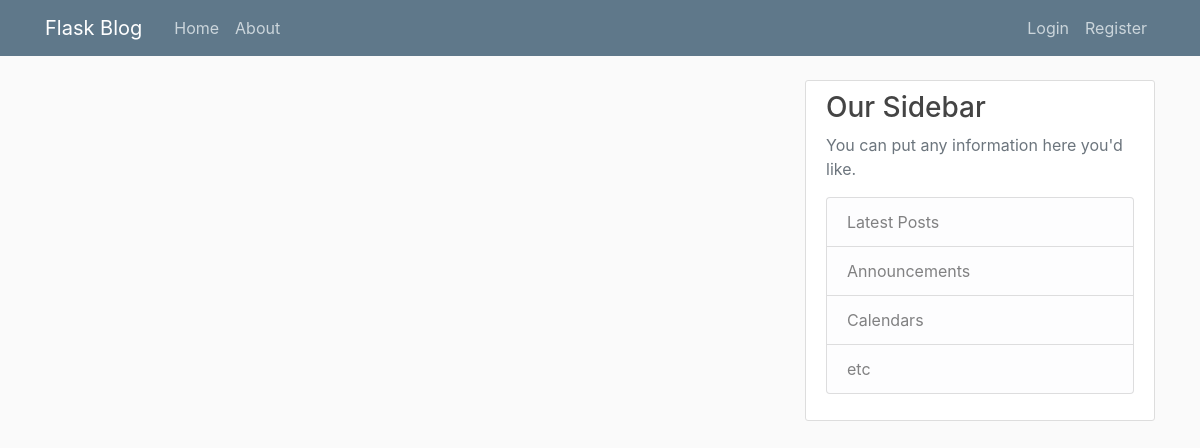
Page /home on the earlier database version.
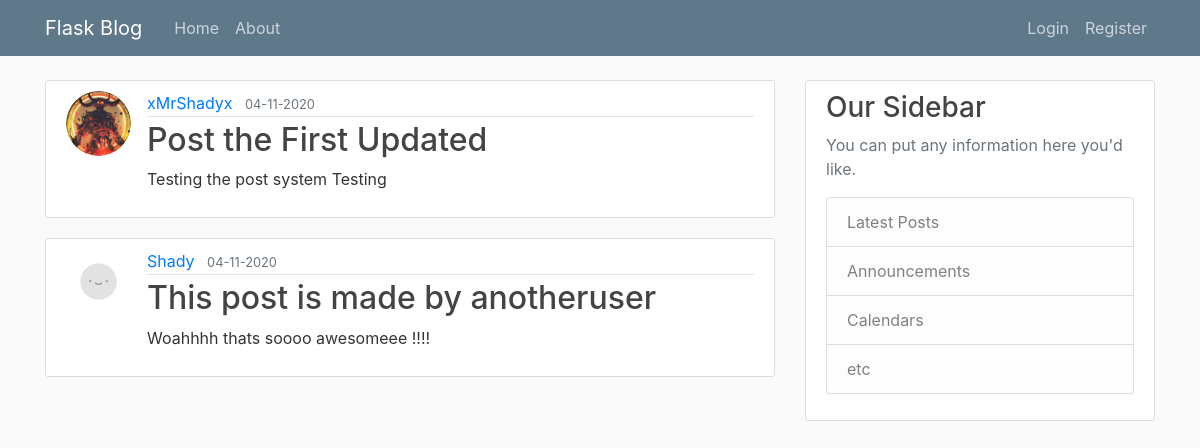
Same page on the later database version.
### flaskblog/models.py (models this page shows, shortened)
class Post(db.Model):
    id = db.Column(db.Integer, primary_key=True)
    title = db.Column(db.String(120), nullable=False, default="What about your title?")
    date_posted = db.Column(db.DateTime, nullable=False, default=datetime.utcnow)
    content = db.Column(db.Text, nullable=False)
    user_id = db.Column(db.Integer, db.ForeignKey('user.id'), nullable=False)

class User(db.Model, UserMixin):
    id = db.Column(db.Integer, primary_key=True)
    username = db.Column(db.String(20), unique=True, nullable=False)
    email = db.Column(db.String(120), unique=True, nullable=False)
    image_file = db.Column(db.String(20), nullable=False, default='default.jpg')
    password = db.Column(db.String(60), nullable=False)
    rank = db.Column(db.String(10), nullable=False, default='user')
    posts = db.relationship('Post', backref='author', lazy=True)

### flaskblog/routes.py (the view)
@app.route("/")
@app.route("/home")
def home():
    posts = Post.query.all()
    return render_template('home.html', posts=posts)

### flaskblog/templates/home.html (shortened to what this page needs)
{% extends 'layout.html' %}
{% block content %}
    {% for post in posts %}
        <article class="media content-section">
          <img class='rounded-circle article-img' src="{{ url_for('static', filename='profile_pics/' + post.author.image_file) }}">
          <div class="media-body">
            <div class="article-metadata">
              <a class="mr-2" href="#">{{ post.author.username }}</a>
              <small class="text-muted">{{ post.date_posted.strftime('%d-%m-%Y') }}</small>
            </div>
            <h2><a class="article-title" href="{{ url_for('post', post_id=post.id) }}">{{ post.title }}</a></h2>
            <p class="article-content">{{ post.content }}</p>
          </div>
        </article>
    {% endfor %}
{% endblock %}

### flaskblog/templates/layout.html (shortened to what this page needs)
<!DOCTYPE html>
<html>
<head>
    <link rel="stylesheet" href="https://cdn.jsdelivr.net/npm/bootstrap@4.5.3/dist/css/bootstrap.min.css">
    <link rel="stylesheet" type="text/css" href="{{ url_for('static', filename='main.css') }}">
</head>
<body>
    <header class="site-header">
      <nav class="navbar navbar-expand-md navbar-dark bg-steel fixed-top">
        <div class="container">
          <a class="navbar-brand mr-4" href="/">Flask Blog</a>
          <div class="collapse navbar-collapse" id="navbarToggle">
            <div class="navbar-nav mr-auto">
              <a class="nav-item nav-link" href="{{ url_for('home') }}">Home</a>
              <a class="nav-item nav-link" href="{{ url_for('about') }}">About</a>
            </div>
            <div class="navbar-nav">
              {% if current_user.is_authenticated %}
                <a class="nav-item nav-link" href="{{ url_for('new_post') }}">New Post</a>
                <a class="nav-item nav-link" href="{{ url_for('account') }}">{{ current_user.username }}</a>
                <a class="nav-item nav-link" href="{{ url_for('logout') }}">Logout</a>
              {% else %}
                <a class="nav-item nav-link" href="{{ url_for('login') }}">Login</a>
                <a class="nav-item nav-link" href="{{ url_for('register') }}">Register</a>
              {% endif %}
            </div>
          </div>
        </div>
      </nav>
    </header>
    <main role="main" class="container">
  <div class="row">
    <div class="col-md-8">
      {% block content %}{% endblock %}
    </div>
    <div class="col-md-4">
      <div class="content-section">
        <h3>Our Sidebar</h3>
        <p class='text-muted'>You can put any information here you'd like.
          <ul class="list-group">
            <li class="list-group-item list-group-item-light">Latest Posts</li>
            <li class="list-group-item list-group-item-light">Announcements</li>
            <li class="list-group-item list-group-item-light">Calendars</li>
            <li class="list-group-item list-group-item-light">etc</li>
          </ul>
        </p>
      </div>
    </div>
  </div>
</main>
</body>
</html>

### flaskblog/static/main.css (style rules this page uses)
body { background: #fafafa; color: #333333; margin-top: 5rem; }
h1, h2, h3, h4, h5, h6 { color: #444444; }
.bg-steel { background-color: #5f788a; }
.site-header .navbar-nav .nav-link { color: #cbd5db; }
.content-section { background: #ffffff; padding: 10px 20px; border: 1px solid #dddddd; border-radius: 3px; margin-bottom: 20px; }
.article-title { color: #444444; }
.article-content { white-space: pre-line; }
.article-img { height: 65px; width: 65px; margin-right: 16px; }
.article-metadata { padding-bottom: 1px; margin-bottom: 4px; border-bottom: 1px solid #e3e3e3 }

Differences in the rows shown:
added Post: image_file (picture), author.username "xMrShadyx", date_posted "04-11-2020", title "Post the First Updated", content "Testing the post system Testing"
added Post: image_file (placeholder picture), author.username "Shady", date_posted "04-11-2020", title "This post is made by anotheruser", content "Woahhhh thats soooo awesomeee !!!!"
